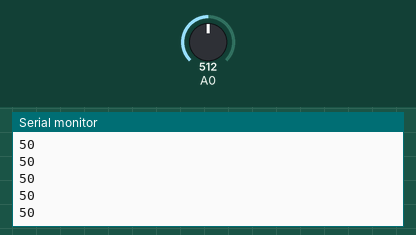
Bench run of a sketch on a simulated ESP8266 (NodeMCU). Shown: the last lines printed to the serial monitor. Inputs (shaded band) come from the test bench; at power-on: A0 = 512.

Above: at 1.2 s.
1.3 s: A0 set to 716
At 1.68 s:
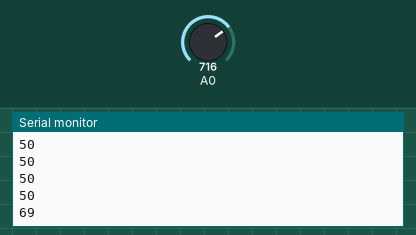
2.8 s: A0 set to 900
At 2.93 s:
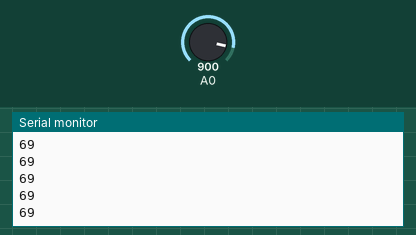
Timing chart, 0 to 5.8 s (numbered marks = the images above; inputs shaded):
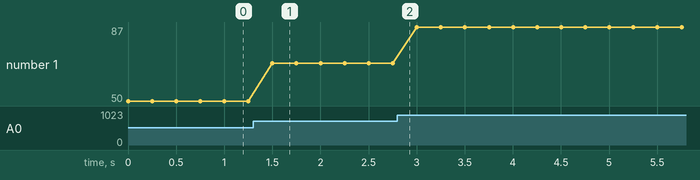

Measured:
- after the input at 1.3 s, the serial monitor: prints a new line after 0.20 s (image 1)
- plotted number 1: 50 → 69 after the input at 1.3 s, 69 → 87 after the input at 2.8 s

The sketch:

main.ino
```cpp
#include <ESP8266HTTPClient.h>
#include <ESP8266WiFi.h>
#include <ArduinoJson.h>

String arduinoId = "arduino-cafet";
int photocellPin = 0;
int photocellReading;

void setup() {
	Serial.begin(115200);
  pinMode(0, INPUT_PULLUP);
}

void loop() {
		photocellReading = analogRead(photocellPin);
		int photocellValue = (photocellReading / 1024.0) * 100;
		Serial.println(photocellValue);
		delay(250);
}
```
